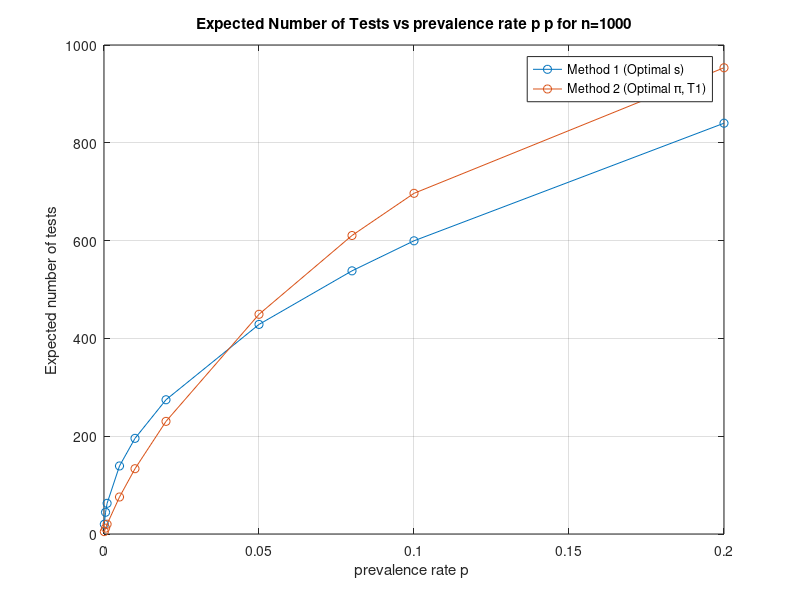

Reproduce this figure in MATLAB.
clear; clc;
n = 1000;
p = [1e-4, 5e-4, 1e-3, 5e-3, 1e-2, 2e-2, 5e-2, 8e-2, 0.1, 0.2]; 


s = 1./sqrt(p);
E1 = n.*sqrt(p)+n.*(1-(1-p).^s);


np = n .* p;
k  = exp(-np./(np + 1)) ./ (np + 1);

L = log(1 - k);
A = -n .* (1 - p) .* L;

t1 = np;
t2 = (1 + log(A)) ./ L;
E2 = t1 - t2;
figure;
plot(p, E1,'-o', 'DisplayName', 'Method 1 (Optimal s)');
hold on;
plot(p, E2,'-o', 'DisplayName', 'Method 2 (Optimal π, T1)');
xlabel('prevalence rate p ');
ylabel('Expected number of tests');
title('Expected Number of Tests vs prevalence rate p p for n=1000');
legend('Location','best');
grid on;
